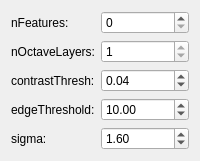
           <widget class="QWidget" name="tab_sift">
            <attribute name="title">
             <string>SIFT</string>
            </attribute>
            <layout class="QFormLayout" name="sift_form_layout">
             <item row="0" column="0">
              <widget class="QLabel" name="label_sift_nfeatures">
               <property name="text">
                <string>nFeatures:</string>
               </property>
              </widget>
             </item>
             <item row="0" column="1">
              <widget class="QSpinBox" name="sift_nfeatures">
               <property name="maximum">
                <number>10000</number>
               </property>
               <property name="value">
                <number>0</number>
               </property>
              </widget>
             </item>
             <item row="1" column="0">
              <widget class="QLabel" name="label_sift_nOctaveLayers">
               <property name="text">
                <string>nOctaveLayers:</string>
               </property>
              </widget>
             </item>
             <item row="1" column="1">
              <widget class="QSpinBox" name="sift_nOctaveLayers">
               <property name="minimum">
                <number>1</number>
               </property>
               <property name="maximum">
                <number>1</number>
               </property>
               <property name="value">
                <number>3</number>
               </property>
              </widget>
             </item>
             <item row="2" column="0">
              <widget class="QLabel" name="label_sift_contrastThreshold">
               <property name="text">
                <string>contrastThresh:</string>
               </property>
              </widget>
             </item>
             <item row="2" column="1">
              <widget class="QDoubleSpinBox" name="sift_contrastThreshold">
               <property name="singleStep">
                <double>0.010000000000000</double>
               </property>
               <property name="value">
                <double>0.040000000000000</double>
               </property>
              </widget>
             </item>
             <item row="3" column="0">
              <widget class="QLabel" name="label_sift_edgeThreshold">
               <property name="text">
                <string>edgeThreshold:</string>
               </property>
              </widget>
             </item>
             <item row="3" column="1">
              <widget class="QDoubleSpinBox" name="sift_edgeThreshold">
               <property name="value">
                <double>10.000000000000000</double>
               </property>
              </widget>
             </item>
             <item row="4" column="0">
              <widget class="QLabel" name="label_sift_sigma">
               <property name="text">
                <string>sigma:</string>
               </property>
              </widget>
             </item>
             <item row="4" column="1">
              <widget class="QDoubleSpinBox" name="sift_sigma">
               <property name="value">
                <double>1.600000000000000</double>
               </property>
              </widget>
             </item>
            </layout>
           </widget>
